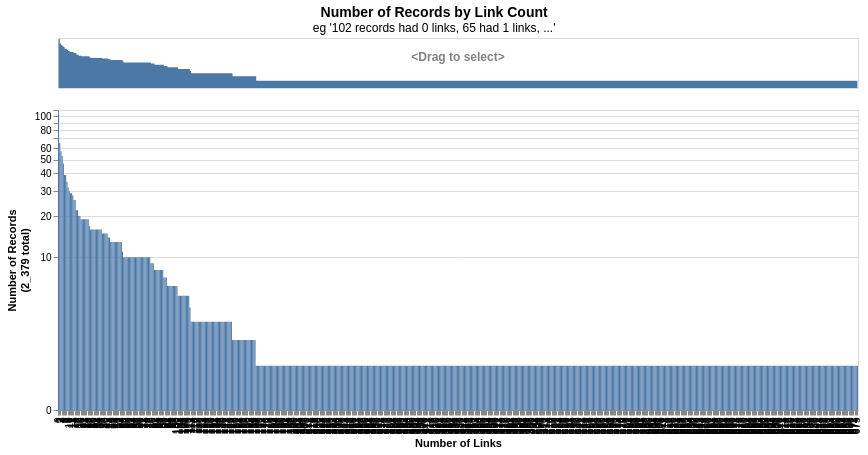

This figure's notebook cell:
### Markdown cell above
You can also get an overview of how many links each record has.
The link_counts() function gives you a histogram, answering the question
"There are {n_records} that have {n_links}".
This returned ibis.Table is another wrapper with an additional method,
`.chart()`, useful for visualization:

### Code cell
counts = patents.left.link_counts()
display(counts.head())
counts.chart()

### Figure 1 — Vega-Lite specification as saved in the notebook (floating-point values rounded to 4 significant figures; data arrays with more than 128 entries replaced by an {"elided": "..."} marker saying what was removed)
{"config": {"view": {"continuousWidth": 300, "continuousHeight": 300}}, "vconcat": [{"mark": {"type": "area", "interpolate": "step-after"}, "encoding": {"x": {"axis": null, "field": "n_links", "sort": "x", "type": "ordinal"}, "y": {"axis": null, "field": "n_records", "scale": {"type": "symlog"}, "title": null, "type": "quantitative"}}, "height": 50, "name": "view_ab91d64c22d025c2_0", "title": {"text": "<Drag to select>", "anchor": "middle", "color": "gray", "dy": 30, "fontSize": 12}, "width": 800}, {"mark": {"type": "bar"}, "encoding": {"tooltip": [{"field": "n_records", "format": ",", "title": ["Number of Records", "(2_379 total)"], "type": "quantitative"}, {"field": "frac_records", "format": ".2%", "title": "Fraction of Records", "type": "quantitative"}, {"field": "n_links", "title": "Number of Links", "type": "ordinal"}, {"field": "explanation", "title": "Explanation", "type": "nominal"}], "x": {"field": "n_links", "sort": "x", "title": "Number of Links", "type": "ordinal"}, "y": {"field": "n_records", "scale": {"type": "symlog"}, "title": ["Number of Records", "(2_379 total)"], "type": "quantitative"}}, "transform": [{"filter": {"param": "__temp___rxegnymebbej5nhqdgh7z3ocdu", "empty": true}}], "width": 800}], "data": {"name": "data-3a3890805c84194347663f087989a96b"}, "params": [{"name": "__temp___rxegnymebbej5nhqdgh7z3ocdu", "select": {"type": "interval", "encodings": ["x"]}, "views": ["view_ab91d64c22d025c2_0"]}], "resolve": {"scale": {"color": "independent"}}, "title": {"text": "Number of Records by Link Count", "anchor": "middle", "fontSize": 14, "subtitle": "eg '102 records had 0 links, 65 had 1 links, ...'"}, "$schema": "https://vega.github.io/schema/vega-lite/v6.1.0.json", "datasets": {"data-3a3890805c84194347663f087989a96b": {"elided": "676 records"}}}
